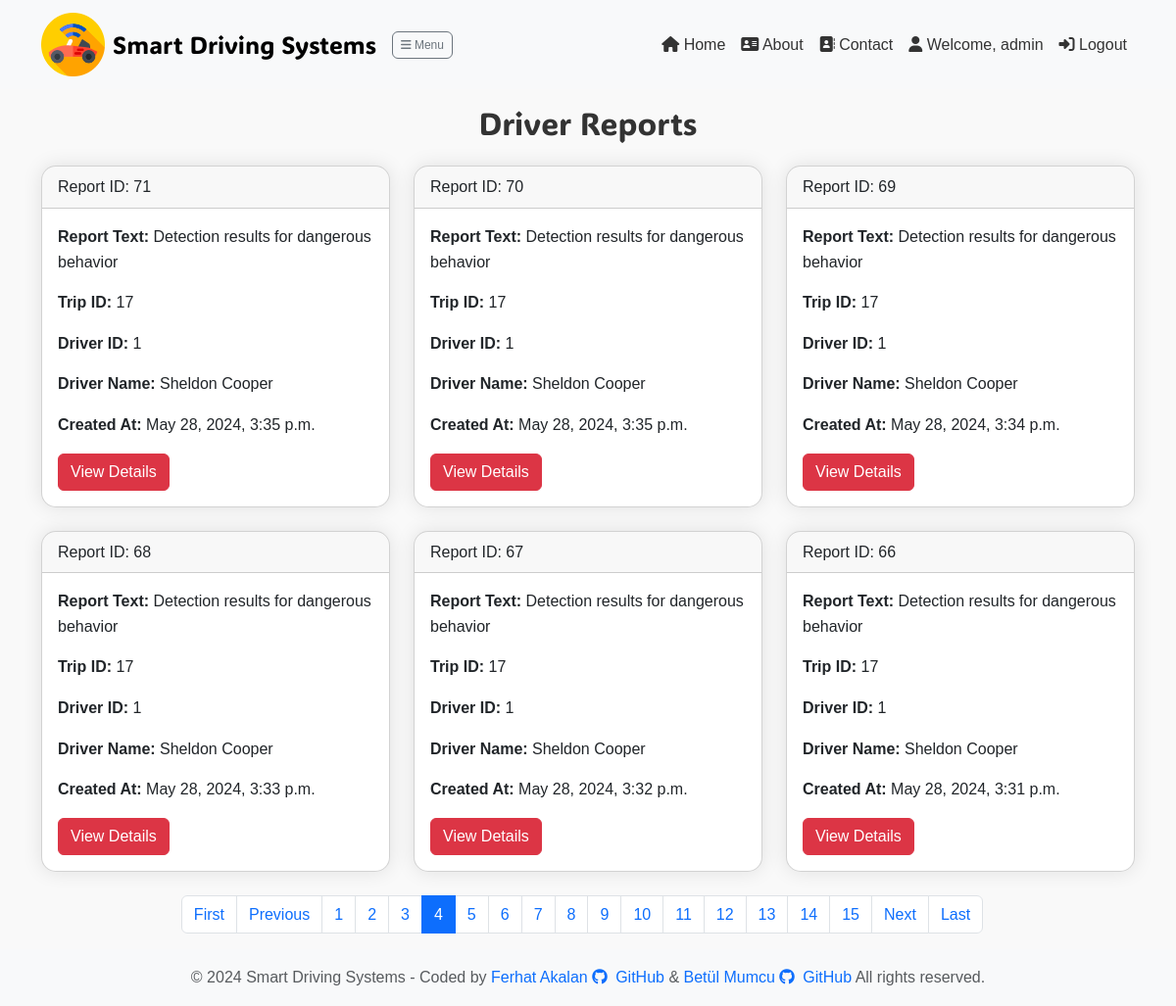
Page /report/driver-reports/?page=4 (signed in) on the committed database.
### report/models.py (models this page shows, shortened)
class Reports(models.Model):
    user = models.ForeignKey(User, on_delete=models.CASCADE)
    driver = models.ForeignKey(Driver, on_delete=models.CASCADE)
    trip = models.ForeignKey(Trips, on_delete=models.CASCADE)
    report_text = models.TextField()
    car_inside_report_path = models.TextField()
    car_outside_report_path = models.TextField()
    car_data_report_path = models.TextField()
    created_at = models.DateTimeField(default=timezone.now)
    total_frames_inside = models.IntegerField() #Toplam araç içi tespit edilen davranış sayısı
    total_frames_outside = models.IntegerField() #Toplam araç dışı tespit edilen davranış sayısı

class Trips(models.Model):
    driver = models.ForeignKey(Driver, on_delete=models.CASCADE)
    start_time = models.DateTimeField(null=True, blank=True)
    end_time = models.DateTimeField(null=True, blank=True)
    car_inside_file_path = models.TextField(null=True, blank=True)
    car_outside_file_path = models.TextField(null=True, blank=True)
    car_data_file_path = models.TextField(null=True, blank=True)

class Driver(models.Model):
    user = models.ForeignKey(User, on_delete=models.CASCADE)
    driver_name = models.CharField(max_length=100)
    driver_surname = models.CharField(max_length=100)
    driver_licence = models.CharField(max_length=50, unique=True)
    driver_photo = models.ImageField(upload_to='driver_photos/', null=True, blank=True,
                                     help_text="Maximum 2MB and allowed formats: JPG, JPEG, PNG")
    created_at = models.DateTimeField(default=timezone.now)
    birth_date = models.DateField(null=True, blank=True)
    contact_number = models.CharField(max_length=20, null=True, blank=True)
    driver_email = models.EmailField(null=True, blank=True)

### report/views.py (the view)
# urls.py: path('driver-reports/', views.driver_reports, name='driver_reports'),
@login_required
def driver_reports(request, driver_id=None):
    if driver_id:
        driver = get_object_or_404(Driver, pk=driver_id)
        report_list = Reports.objects.filter(trip__driver=driver)
    else:
        report_list = Reports.objects.filter(trip__driver__user=request.user)
    report_list = report_list.order_by('-created_at')
    paginator = Paginator(report_list, 6)  # Sayfa başına 6 rapor
    page = request.GET.get('page')
    try:
        reports = paginator.page(page)
    except PageNotAnInteger:
        reports = paginator.page(1)
    except EmptyPage:
        reports = paginator.page(paginator.num_pages)
    return render(request, 'driver-reports.html', {'reports': reports})

### report/templates/driver-reports.html (shortened to what this page needs)
{% extends 'layout.html' %} {% block content %} {% load static %}
<div class="container">
  <h2 class="animated-title text-center mb-4" style="font-family: fasterOne, sans-serif;">Driver Reports</h2>
  <div class="row">
    {% if reports %}
      {% for report in reports %}
        <div class="col-md-4">
          <div class="card mb-4">
            <div class="card-header">Report ID: {{ report.id }}</div>
            <div class="card-body">
              <p class="card-text"><strong>Report Text: </strong>{{ report.report_text }}</p>
              <p class="card-text"><strong>Trip ID: </strong> {{ report.trip.id }}</p>
              <p class="card-text"><strong>Driver ID: </strong> {{ report.driver.id }}</p>
              <p class="card-text"><strong>Driver Name: </strong> {{ report.driver.driver_name }} {{ report.driver.driver_surname }}</p>
              <p class="card-text"><strong>Created At: </strong> {{ report.created_at }}</p>
              <a href="{% url 'report_details' report.id  %}" class="btn btn-danger">View Details</a>
            </div>
          </div>
        </div>
      {% endfor %}
    <ul class="pagination justify-content-center">
      {% if reports.has_previous %}
      <li class="page-item">
        <a class="page-link" href="?page=1">First</a>
      </li>
      <li class="page-item">
        <a class="page-link" href="?page={{ reports.previous_page_number }}"
          >Previous</a
        >
      </li>
      {% endif %}
      {% for num in reports.paginator.page_range %}
        {% if reports.number == num %}
        <li class="page-item active">
          <span class="page-link">{{ num }}</span>
        </li>
        {% else %}
            <li class="page-item">
              <a class="page-link" href="?page={{ num }}">{{ num }}</a>
            </li>
        {% endif %}
      {% endfor %}
      {% if reports.has_next %}
      <li class="page-item">
        <a class="page-link" href="?page={{ reports.next_page_number }}"
          >Next</a
        >
      </li>
      <li class="page-item">
        <a class="page-link" href="?page={{ reports.paginator.num_pages }}"
          >Last</a
        >
      </li>
      {% endif %}
    </ul>
    {% else %}
    <div class="col animated-title alert alert-info" role="alert">
      No reports available.
    </div>
    {% endif %}
  </div>
</div>
{% endblock %}

### templates/partials/_navbar.html (shortened to what this page needs)
{% load static %}
<link rel="stylesheet" type="text/css" href="{% static 'css/style.css' %}" />
<nav class="navbar navbar-expand-lg navbar-light bg-light">
  <div class="container">
    <a class="navbar-brand d-flex align-items-center" href="/">
      <img src="{% static 'img/logo.png' %}" alt="Logo" width="65" />
      <span class="ms-2" style="font-family: 'FasterOne'; font-size: 1.55rem"
        >Smart Driving Systems</span
      >
    </a>
    {% if user.is_authenticated %}<button id="toggle-sidebar-btn" style="padding: 0.25rem 0.5rem; font-size: 0.75rem;" class="btn btn-outline-secondary"><i class="fas fa-bars"></i> Menu</button>{% endif %}
    <div class="collapse navbar-collapse" id="navbarNav">
      <ul class="navbar-nav ms-auto">
        <li class="nav-item">
          <a class="nav-link" href="/"><i class="fas fa-home"></i> Home</a>
        </li>
        <li class="nav-item">
          <a class="nav-link" href="{% url 'about' %}"
            ><i class="fas fa-address-card"></i> About</a
          >
        </li>
        <li class="nav-item">
          <a class="nav-link" href="{%url 'contact'%}"
            ><i class="fas fa-address-book"></i> Contact</a
          >
        </li>
        {% if user.is_authenticated %}
        <li class="nav-item">
          <a class="nav-link" href="{% url 'user_profile' %}"
            ><i class="fa-solid fa-user"></i> Welcome, {{ user.username }}</a
          >
        </li>
        <li class="nav-item">
          <a class="nav-link" href="{% url 'user_logout' %}"
            ><i class="fas fa-sign-in-alt"></i> Logout</a
          >
        </li>
        {% endif %}
      </ul>
    </div>
  </div>
</nav>

### static/css/style.css (style rules this page uses)
body { font-family: Arial, sans-serif; line-height: 1.6; background-color: #f9f9f9; color: #333; }

### templates/partials/_navbar.html (style rules this page uses)
.nav-link { color: #333 !important; }
#toggle-sidebar-btn { height: auto; font-size: 1rem; }

### report/templates/driver-reports.html (style rules this page uses)
.animated-title { animation: fadeInLeft 0.5s ease both; }
.col-md-4 { animation: fadeInLeft 0.5s ease both; }
.card { border-radius: 15px; box-shadow: 0 0 20px rgba(0, 0, 0, 0.1); transition: box-shadow 0.3s ease; overflow: hidden; margin-bottom: 2rem; }
.card { transition: transform 0.3s; }

### rows in the picture
Reports: id "71", report_text "Detection results for dangerous behavior", trip.id "17", driver.id "1", driver.driver_name "Sheldon", driver.driver_surname "Cooper", created_at "May 28, 2024, 3:35 p.m."
Reports: id "70", report_text "Detection results for dangerous behavior", trip.id "17", driver.id "1", driver.driver_name "Sheldon", driver.driver_surname "Cooper", created_at "May 28, 2024, 3:35 p.m."
Reports: id "69", report_text "Detection results for dangerous behavior", trip.id "17", driver.id "1", driver.driver_name "Sheldon", driver.driver_surname "Cooper", created_at "May 28, 2024, 3:34 p.m."
Reports: id "68", report_text "Detection results for dangerous behavior", trip.id "17", driver.id "1", driver.driver_name "Sheldon", driver.driver_surname "Cooper", created_at "May 28, 2024, 3:33 p.m."
Reports: id "67", report_text "Detection results for dangerous behavior", trip.id "17", driver.id "1", driver.driver_name "Sheldon", driver.driver_surname "Cooper", created_at "May 28, 2024, 3:32 p.m."
Reports: id "66", report_text "Detection results for dangerous behavior", trip.id "17", driver.id "1", driver.driver_name "Sheldon", driver.driver_surname "Cooper", created_at "May 28, 2024, 3:31 p.m."

### other values in the picture
{{ user.username }} "admin"
{{ num }} "1" "2" "3" "5" "6" "7" "8" "9" "10" "11" "12" "13" "14" "15"
{{ num }} "4"
